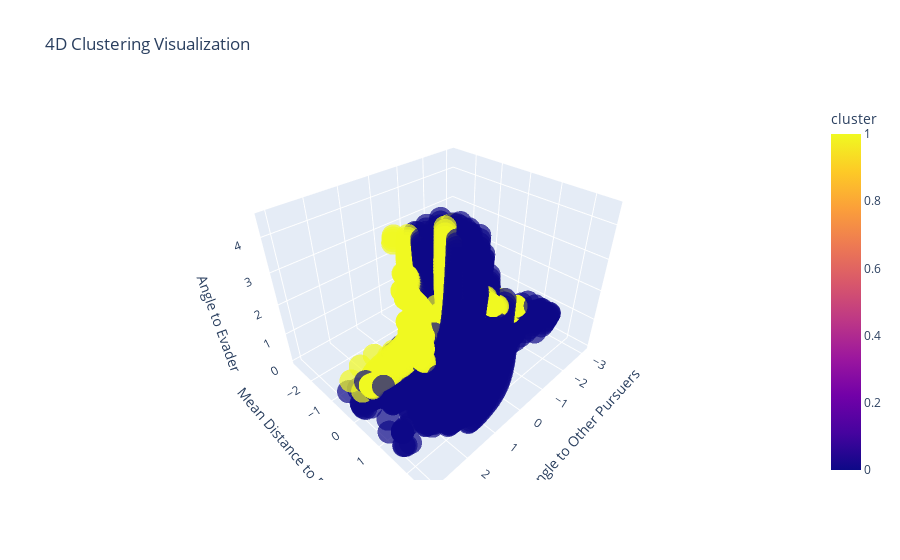

Here is the notebook cell this chart was saved with:
### Code cell
from sklearn.cluster import KMeans
kmeans = KMeans(n_clusters=2, random_state=0).fit(feature_matrix)
cluster_labels = kmeans.labels_

# Add the cluster labels to the dataframe
pursuers_data['cluster'] = cluster_labels

# Create a DataFrame for plotting
plot_data = pd.DataFrame({
    'mean_distance_to_pursuers': pursuers_data['mean_distance_to_pursuers'],
    'angles': pursuers_data['angles_to_agents'].apply(lambda x: np.mean(x)),  # Use mean angle to simplify
    'distance_to_evader': pursuers_data['distance_to_evader'],
    'cluster': pursuers_data['cluster'],
    'agent': pursuers_data['agent'],
    'active_status': pursuers_data['agent_type'],
    'angle_to_evader': pursuers_data['angle_to_evader']


})

# Create the 4D scatter plot
fig = px.scatter_3d(plot_data, x='angle_to_evader', y='angles', z='distance_to_evader', color='cluster', 
                    hover_data=['agent', 'active_status'], size_max=18, opacity=0.7,
                    title='4D Clustering Visualization',
                    labels={'angle_to_evader': 'Angle to Evader', 'angles': 'Mean Angles to Pursuers', 'distance_to_evader': 'Distance to Evader'})

fig.update_layout(scene=dict(
                    xaxis_title='Mean Angle to Other Pursuers',
                    yaxis_title='Mean Distance to Pursuers',
                    zaxis_title='Angle to Evader'))
fig.show()

### Figure 1 — Plotly figure (JSON) as saved in the notebook; plotly's stock layout.template omitted (floating-point values rounded to 4 significant figures; data arrays with more than 128 entries replaced by an {"elided": "..."} marker saying what was removed)
{"data": [{"customdata": {"elided": "8750x2 str values"}, "hovertemplate": "Angle to Evader=%{x}<br>Mean Angles to Pursuers=%{y}<br>Distance to Evader=%{z}<br>agent=%{customdata[0]}<br>active_status=%{customdata[1]}<br>cluster=%{marker.color}<extra></extra>", "legendgroup": "", "marker": {"color": {"elided": "8750 int values"}, "coloraxis": "coloraxis", "opacity": 0.7, "symbol": "circle"}, "mode": "markers", "name": "", "scene": "scene", "showlegend": false, "type": "scatter3d", "x": {"elided": "8750 float values"}, "y": {"elided": "8750 float values"}, "z": {"elided": "8750 float values"}}], "layout": {"coloraxis": {"colorbar": {"title": {"text": "cluster"}}, "colorscale": [[0, "#0d0887"], [0.1111, "#46039f"], [0.2222, "#7201a8"], [0.3333, "#9c179e"], [0.4444, "#bd3786"], [0.5556, "#d8576b"], [0.6667, "#ed7953"], [0.7778, "#fb9f3a"], [0.8889, "#fdca26"], [1, "#f0f921"]]}, "legend": {"tracegroupgap": 0}, "scene": {"domain": {"x": [0, 1], "y": [0, 1]}, "xaxis": {"title": {"text": "Mean Angle to Other Pursuers"}}, "yaxis": {"title": {"text": "Mean Distance to Pursuers"}}, "zaxis": {"title": {"text": "Angle to Evader"}}}, "title": {"text": "4D Clustering Visualization"}}}
